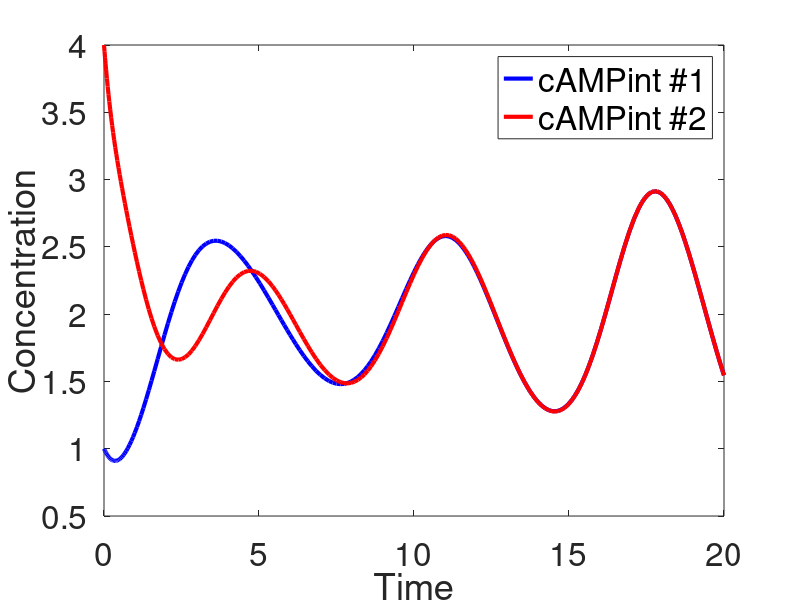

The MATLAB source for this figure:
function [] = slime_twocell()
    global k1 k2 k3 k4 k5 k6 k7 k8 k9 k10 k11 k12 k13 k14
    k1 = 2.0;
    k2 = 0.9;
    k3 = 2.5;
    k4 = 1.5;
    k5 = 0.6;
    k6 = 0.8;
    k7 = 1.0;
    k8 = 1.3;
    k9 = 0.3;
    k10 = 0.8;
    k11 = 0.7;
    k12 = 4.9;
    k13 = 23.0;
    k14 = 4.5;
    initial_phases = [1, 1, 1, 1, 1, 1, 1, 1, 1, 1, 1, 4, 4];
    time_interval = [0, 20];
    [timepoints, concentrations] = ode45(@chain1ddt, ...
        time_interval, initial_phases);
    plot(timepoints, concentrations(:,5), '-b', 'LineWidth', 3); hold on;
    plot(timepoints, concentrations(:,12), '-r', 'LineWidth', 3);
    
    xlabel('Time');
    ylabel('Concentration');
    h = legend('cAMPint #1','cAMPint #2');
    set(gca, 'FontSize', 24);
    set(h, 'FontSize', 24);
end

function changes_in_values = chain1ddt(time, current_concentrations)
    global k1 k2 k3 k4 k5 k6 k7 k8 k9 k10 k11 k12 k13 k14

    ACA = current_concentrations(1);
    PKA = current_concentrations(2);
    ERK2 = current_concentrations(3);
    REGA = current_concentrations(4);
    cAMPint = current_concentrations(5);
    cAMPext = current_concentrations(6);
    CAR1 = current_concentrations(7);
    ACA2 = current_concentrations(8);
    PKA2 = current_concentrations(9);
    ERK22 = current_concentrations(10);
    REGA2 = current_concentrations(11);
    cAMPint2 = current_concentrations(12);
    CAR12 = current_concentrations(13);
   
    change_in_ACA = k1*CAR1 - k2*ACA*PKA;
    change_in_PKA = k3*cAMPint - k4*PKA;
    change_in_ERK2 = k5*CAR1 - k6*ERK2*PKA;
    change_in_REGA = k7 - k8*REGA*ERK2;
    change_in_cAMPint = k9*ACA - k10*REGA*cAMPint;
    change_in_cAMPext = k11*ACA + k11*ACA2 - k12*cAMPext;
    change_in_CAR1 = k13*cAMPext - k14*CAR1;
    
    change_in_ACA2 = k1*CAR12 - k2*ACA2*PKA2;
    change_in_PKA2 = k3*cAMPint2 - k4*PKA2;
    change_in_ERK22 = k5*CAR12 - k6*ERK22*PKA2;
    change_in_REGA2 = k7 - k8*REGA2*ERK22;
    change_in_cAMPint2 = k9*ACA2 - k10*REGA2*cAMPint2;
    change_in_CAR12 = k13*cAMPext - k14*CAR12;
    
    changes_in_values = [change_in_ACA; change_in_PKA; change_in_ERK2; ...
        change_in_REGA; change_in_cAMPint; change_in_cAMPext; change_in_CAR1; ...
        change_in_ACA2; change_in_PKA2; change_in_ERK22; ...
        change_in_REGA2; change_in_cAMPint2; change_in_CAR12];
end

function returned_value = H(phase_difference)
    global a b
    returned_value = a * sin(phase_difference) + b * sin(2*phase_difference);
end